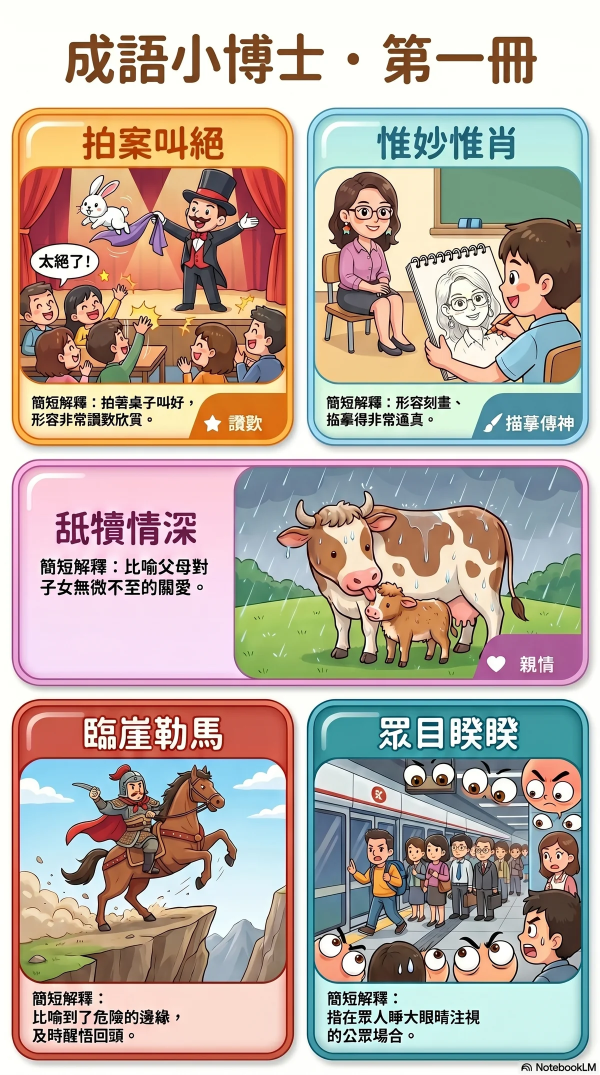
#> input picture assets/ch_idioms/infographics/group1_31-35.webp, 1200 x 2150 px, given in place of group1_31-35.png, which was not available (shown at 1/2 size)
$ python inspect_layout.py
#> lines starting #> are read from the running program, lines starting #| are printed output that depends on the picture
"""Draw crop boxes on all 3 sources for visual inspection."""
from PIL import Image, ImageDraw, ImageFont
from pathlib import Path

BASE = Path("E:/google drive/LWWF/Claude code/P5中文/website/assets/ch_idioms")

CONFIG = {
    "group1_31-35.png": [(40,220,755,1130), (780,220,1495,1130), (40,1160,1495,1720), (40,1750,755,2700), (780,1750,1495,2700)],
    "group2_36-40.png": [(40,220,755,1130), (780,220,1495,1130), (40,1160,1495,1720), (40,1750,755,2700), (780,1750,1495,2700)],
    "group3_41-45.png": [(40,220,755,1130), (780,220,1495,1130), (40,1160,1495,1720), (40,1750,755,2700), (780,1750,1495,2700)],
}

for fname, boxes in CONFIG.items():
    src = BASE / "infographics" / fname
    im = Image.open(src).convert("RGB")
#> im is the input picture: PIL image 1200x2150 RGB; mean R, G, B 185.2, 172.2, 162
    draw = ImageDraw.Draw(im)
    for i, box in enumerate(boxes):
        draw.rectangle(box, outline=(255, 0, 0), width=16)
    out = BASE / f"_preview_{fname.split('.')[0]}.png"
    # resize to viewable
    im.thumbnail((500, 900))
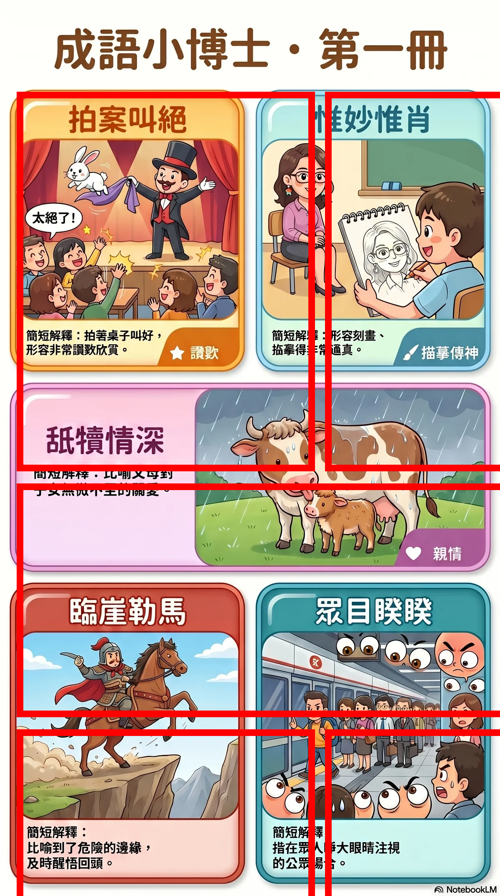
#> im: PIL image 500x896 RGB; mean R, G, B 190, 162.3, 152.8
    im.save(out, "PNG")
    print(f"saved: {out}")
#> pass 2 of the loop `for fname, boxes in CONFIG.items():`:
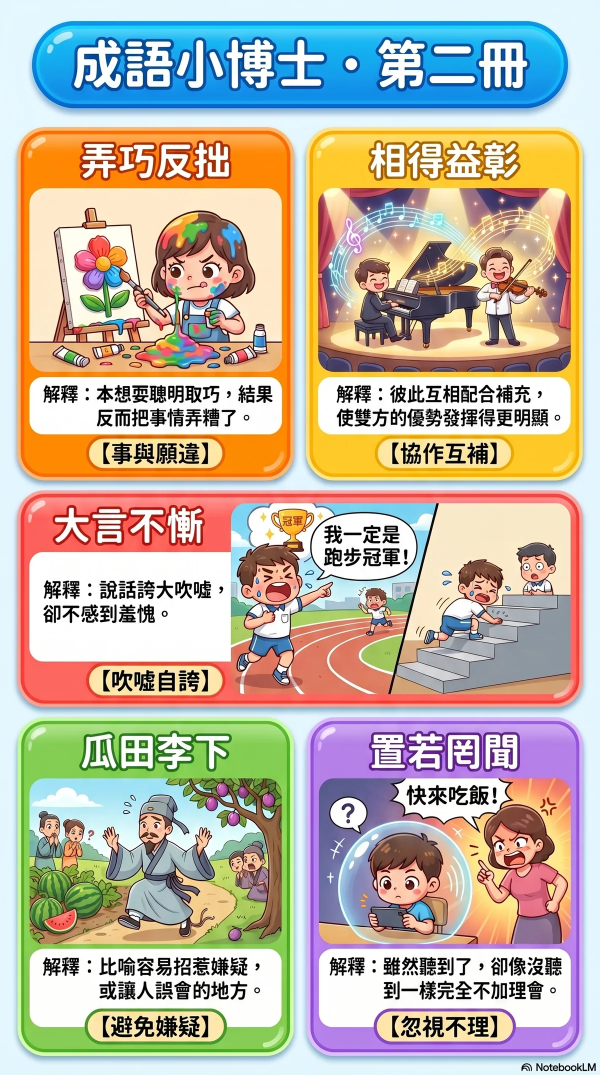
#> input picture assets/ch_idioms/infographics/group2_36-40.webp, 1200 x 2150 px, given in place of group2_36-40.png, which was not available (shown at 1/2 size)
#> im is the input picture: PIL image 1200x2150 RGB; mean R, G, B 190.3, 179.6, 164.5
#> `im.thumbnail((500, 900))`:
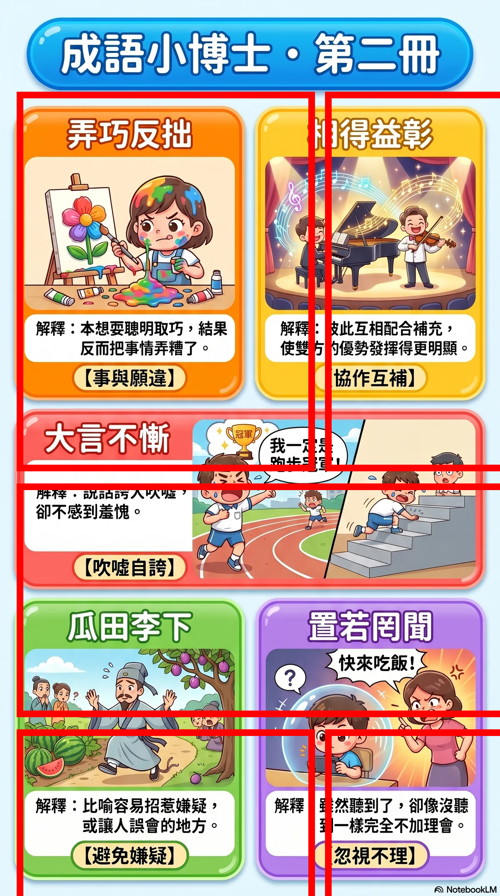
#> im: PIL image 500x896 RGB; mean R, G, B 194.5, 169, 155.3
#> pass 3 of the loop `for fname, boxes in CONFIG.items():`:
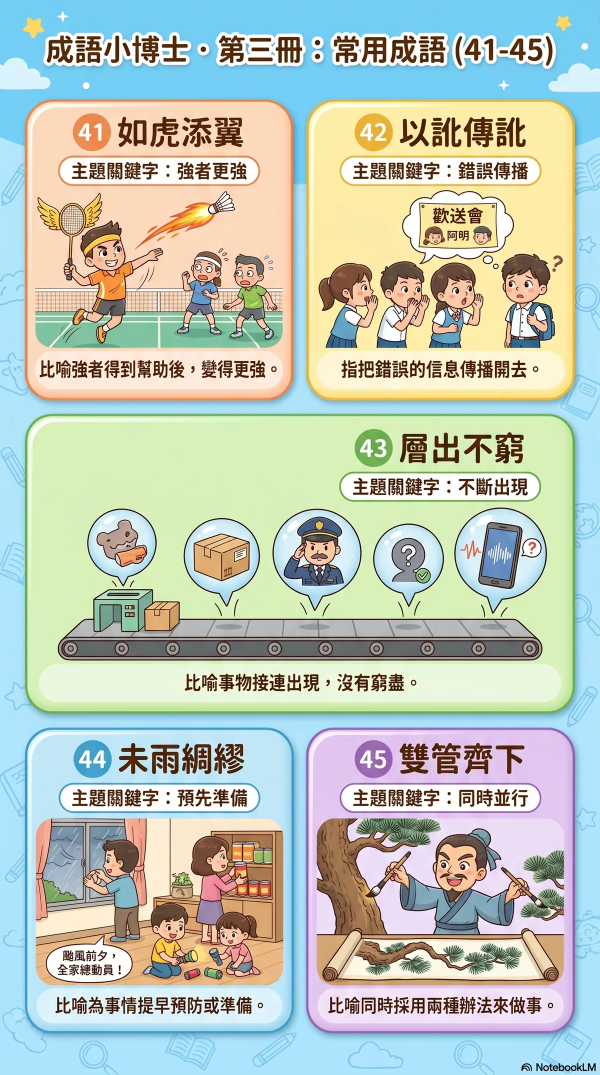
#> input picture assets/ch_idioms/infographics/group3_41-45.webp, 1200 x 2150 px, given in place of group3_41-45.png, which was not available (shown at 1/2 size)
#> im is the input picture: PIL image 1200x2150 RGB; mean R, G, B 187.2, 197.4, 185.3
#> `im.thumbnail((500, 900))`:
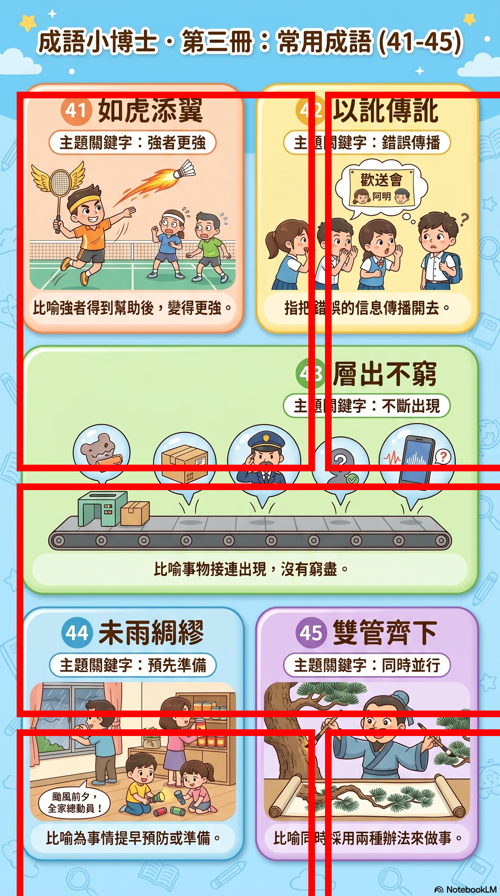
#> im: PIL image 500x896 RGB; mean R, G, B 191.1, 185.3, 174.2
